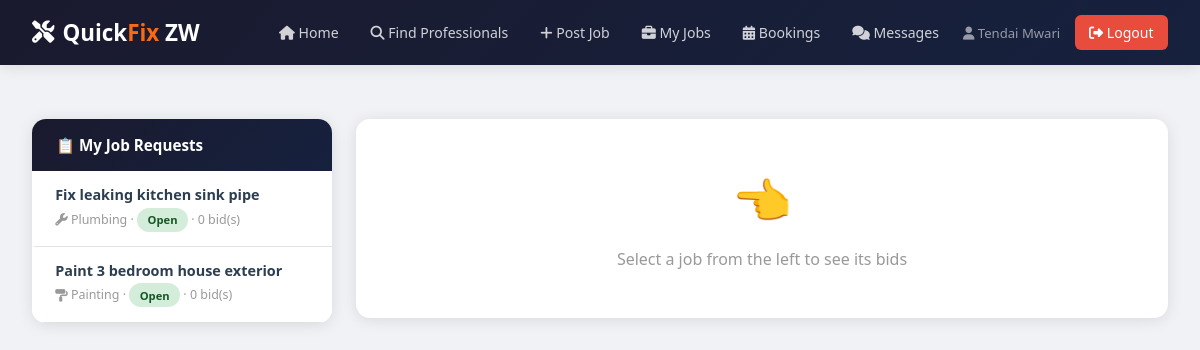
The app's page /client/my_jobs.php (signed in) with its own data.
### tables this page shows
CREATE TABLE IF NOT EXISTS job_requests (
    job_id              INT AUTO_INCREMENT PRIMARY KEY,
    client_id           INT NOT NULL,
    title               VARCHAR(200) NOT NULL,
    description         TEXT NOT NULL,
    trade               ENUM('Plumbing','Electrical','Painting','Carpentry','Tiling','Roofing','Welding','Landscaping','General Handyman') NOT NULL,
    location            VARCHAR(100) NOT NULL,
    client_budget       DECIMAL(10,2) DEFAULT 0.00,
    urgency             ENUM('flexible','within_week','urgent') DEFAULT 'flexible',
    status              ENUM('open','in_progress','completed','cancelled') DEFAULT 'open',
    hired_professional  INT DEFAULT NULL,
    created_at          TIMESTAMP DEFAULT CURRENT_TIMESTAMP,
    FOREIGN KEY (client_id) REFERENCES users(user_id),
    FOREIGN KEY (hired_professional) REFERENCES users(user_id)
);

### client/my_jobs.php (the view, shortened to what this page needs)
<?php
require_once '../includes/db.php';
require_once '../includes/functions.php';
$uid = $_SESSION['user_id'];
$view = (int)($_GET['job']??0);
$jobs = $pdo->prepare("SELECT j.*,(SELECT COUNT(*) FROM bids WHERE job_id=j.job_id) as bid_count FROM job_requests j WHERE j.client_id=? ORDER BY j.created_at DESC");
$jobs->execute([$uid]); $myJobs=$jobs->fetchAll();
$bids=[];
?>
<!DOCTYPE html><html lang="en"><head>
<link rel="stylesheet" href="/quickfix/css/style.css">
<link rel="stylesheet" href="https://cdnjs.cloudflare.com/ajax/libs/font-awesome/6.5.2/css/all.min.css">
</head><body>
<?php include '../includes/navbar.php'; ?>
<div class="container"><br>
<div style="display:grid;grid-template-columns:300px 1fr;gap:1.5rem;min-height:500px">
  <div class="card" style="height:fit-content">
    <div class="card-header">📋 My Job Requests</div>
    <div>
      <?php foreach($myJobs as $j): ?>
      <a href="?job=<?=$j['job_id']?>" style="display:block;padding:0.9rem 1.2rem;border-left:4px solid <?=$view==$j['job_id']?'var(--primary)':'transparent'?>;background:<?=$view==$j['job_id']?'rgba(230,92,0,0.05)':'white'?>;border-bottom:1px solid var(--border);transition:all 0.2s">
        <div style="font-weight:600;font-size:0.9rem"><?=htmlspecialchars(substr($j['title'],0,38))?><?=strlen($j['title'])>38?'...':''?></div>
        <div style="font-size:0.78rem;color:#999;margin-top:0.2rem">
          <?=tradeIcon($j['trade'])?> <?=$j['trade']?> ·
          <span class="badge badge-<?=$j['status']==='open'?'success':($j['status']==='in_progress'?'info':'warning')?>" style="font-size:0.7rem"><?=ucfirst($j['status'])?></span>
          · <?=$j['bid_count']?> bid(s)
        </div>
      </a>
      <?php endforeach; ?>
    </div>
  </div>
  <div>
    <?php if($view && !empty($bids)): ?>
    <?php $job = array_values(array_filter($myJobs, fn($j)=>$j['job_id']==$view))[0]??null; ?>
    <?php if($job): ?>
    <div class="card" style="margin-bottom:1rem">
      <div class="card-body" style="padding:1rem 1.5rem">
        <h3 style="margin-bottom:0.3rem"><?=htmlspecialchars($job['title'])?></h3>
        <div style="display:flex;gap:1rem;flex-wrap:wrap;font-size:0.85rem;color:var(--gray)">
          <span><?=tradeIcon($job['trade'])?> <?=$job['trade']?></span>
          <span>📍 <?=$job['location']?></span>
          <span>💵 Budget: $<?=number_format($job['client_budget'],2)?></span>
          <span><?=urgencyBadge($job['urgency'])?></span>
        </div>
        <?php if($job['status']==='open'): ?>
        <form method="POST" style="display:inline;margin-top:0.5rem" onsubmit="return confirm('Cancel this job?')">
          <input type="hidden" name="job_id" value="<?=$job['job_id']?>">
          <button name="cancel_job" class="btn btn-danger btn-sm">🗑 Cancel Job</button>
        </form>
        <?php endif; ?>
      </div>
    </div>
    <?php endif; ?>
    <h3 style="margin-bottom:1rem">💰 <?=count($bids)?> Bid(s) — Lowest First</h3>
    <?php foreach($bids as $b): ?>
    <div class="bid-card <?=$b['status']==='accepted'?'accepted':''?>">
      <div style="display:flex;justify-content:space-between;align-items:flex-start;flex-wrap:wrap;gap:0.5rem">
        <div>
          <strong style="font-size:1rem"><?=$b['pro_name']?></strong>
          <div style="font-size:0.82rem;color:var(--gray);margin-top:0.2rem">
            <?=tradeIcon($b['trade'])?> <?=$b['trade']?> · 📍 <?=$b['location']?> · 📞 <?=$b['phone']?>
          </div>
          <div style="font-size:0.82rem;margin-top:0.2rem">
            <?=stars($b['rating_avg'])?> · ✅ <?=$b['jobs_completed']?> jobs · <?=$b['years_experience']?> yrs exp
          </div>
        </div>
        <div style="text-align:right">
          <div class="bid-amount">$<?=number_format($b['bid_amount'],2)?></div>
          <div style="font-size:0.8rem;color:#999">⏱ <?=$b['estimated_days']?> day(s)</div>
          <span class="badge badge-<?=$b['status']==='accepted'?'success':($b['status']==='rejected'?'danger':'warning')?>"><?=ucfirst($b['status'])?></span>
        </div>
      </div>
      <?php if($b['message']): ?><p style="margin:0.7rem 0;font-size:0.88rem;line-height:1.5;color:var(--dark)"><?=htmlspecialchars($b['message'])?></p><?php endif; ?>
      <?php if($b['status']==='pending' && ($job['status']??'')==='open'): ?>
      <div style="display:flex;gap:0.5rem;margin-top:0.8rem">
        <form method="POST"><input type="hidden" name="bid_id" value="<?=$b['bid_id']?>"><button name="accept_bid" class="btn btn-success btn-sm" onclick="return confirm('Accept this bid? A booking will be created.')">✅ Accept Bid</button></form>
        <form method="POST"><input type="hidden" name="bid_id" value="<?=$b['bid_id']?>"><button name="reject_bid" class="btn btn-danger btn-sm">❌ Reject</button></form>
        <a href="/quickfix/messages.php?with=<?=$b['professional_id']?>" class="btn btn-outline btn-sm">💬 Message</a>
      </div>
      <?php endif; ?>
    </div>
    <?php endforeach; ?>
    <?php elseif($view): ?>
    <div class="alert alert-info" style="margin-top:1rem">No bids yet on this job. Professionals will bid soon!</div>
    <?php else: ?>
    <div class="card"><div class="card-body" style="text-align:center;padding:3rem;color:#999">
      <div style="font-size:3rem;margin-bottom:1rem">👈</div>
      <p>Select a job from the left to see its bids</p>
    </div></div>
    <?php endif; ?>
  </div>
</div>
</div>
</body></html>

### includes/functions.php (shortened to what this page needs)
<?php
function icon($name, $label=''){
    $labelAttr = $label !== '' ? ' aria-label="'.htmlspecialchars($label, ENT_QUOTES).'"' : ' aria-hidden="true"';
    return '<i class="fa-solid fa-'.$name.'"'.$labelAttr.'></i>';
}
function tradeIcon($t){
    return match($t){
        'Plumbing' => icon('wrench'),
        'Electrical' => icon('bolt'),
        'Painting' => icon('paint-roller'),
        'Carpentry' => icon('hammer'),
        'Tiling' => icon('border-all'),
        'Roofing' => icon('house'),
        'Welding' => icon('fire-flame-curved'),
        'Landscaping' => icon('leaf'),
        default => icon('screwdriver-wrench')
    };
}
?>

### css/style.css (style rules this page uses)
:root { --primary: #e65c00; --primary-light: #f96a15; --primary-dark: #c44d00; --secondary: #1a1a2e; --secondary-light: #16213e; --accent: #f5a623; --success: #27ae60; --danger: #e74c3c; --warning: #f39c12; --info: #2980b9; --light: #f8f9fa; --white: #ffffff; --gray: #6c757d; --dark: #2c3e50; --border: #dee2e6; --shadow: 0 2px 15px rgba(0,0,0,0.1); --shadow-lg: 0 8px 30px rgba(0,0,0,0.15); }
* { margin:0; padding:0; box-sizing:border-box; }
body { font-family:'Segoe UI',Tahoma,Geneva,Verdana,sans-serif; background:#f0f2f5; color:var(--dark); }
a { text-decoration:none; color:inherit; }
.fa-solid, .fa-regular { line-height:1; }
.container { max-width:1200px; margin:0 auto; padding:2rem; }
.card { background:white; border-radius:14px; box-shadow:var(--shadow); overflow:hidden; }
.card-header { background:linear-gradient(135deg,var(--secondary),var(--secondary-light)); color:white; padding:1rem 1.5rem; font-weight:600; font-size:0.95rem; display:flex; align-items:center; gap:0.5rem; }
.card-body { padding:1.5rem; }
.badge { padding:0.28rem 0.65rem; border-radius:20px; font-size:0.74rem; font-weight:600; display:inline-block; }
.badge-success { background:#d4edda; color:#155724; }

### records on screen
job_requests: title "Fix leaking kitchen sink pipe", trade "Plumbing", status "Open", bid_count "0"
job_requests: title "Paint 3 bedroom house exterior", trade "Painting", status "Open", bid_count "0"

### other values on screen
$name "Tendai Mwari"
